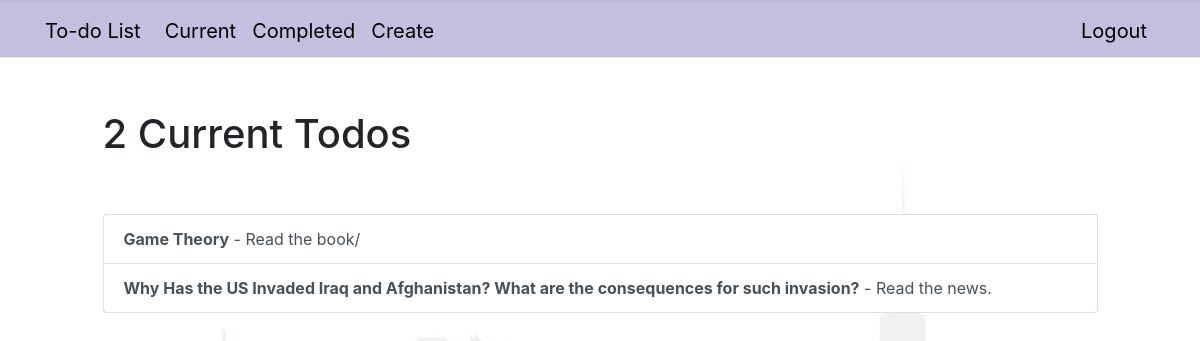
/current/ (signed in), run on the app's committed database.
### Todo/models.py (models this page shows, shortened)
class Todo(models.Model):
    title = models.CharField(max_length=100)
    memo = models.TextField(blank=True)
    created = models.DateTimeField(auto_now_add=True)
    datecompleted = models.DateTimeField(null=True, blank=True)
    important = models.BooleanField(default=False)
    user = models.ForeignKey(User, on_delete=models.CASCADE)

### Todo/views.py (the view)
# urls.py: path('current/', views.currenttodo, name='currenttodo'),
@login_required
def currenttodo(request):
    todos = Todo.objects.filter(user=request.user, datecompleted__isnull=True)
    return render(request, 'Todo/current.html', {'todos': todos})

### templates/Todo/current.html
{% extends "todo/base.html" %}
{% block content %}
    <div class="row justify-content-center mt-5">
        <div class="col-md-10">
            {% if todos %}
                 <h1>{{ todos.count }} Current Todo{{ todos.count|pluralize }}</h1>
            {% else %}
                           <h1>Current Todos</h1>
            {% endif %}
        </div>
    </div>
    <div class="row justify-content-center mt-5">
        <div class="col-md-10">
        {% if todos %}
            <div class="list-group">
                {% for todo in todos %}
                    <a href="{% url 'viewtodo' todo.id %}" class="list-group-item list-group-item-action{% if todo.important %} list-group-item-danger{% endif %}"><b>{{ todo.title }}</b>{% if todo.memo %} - {{ todo.memo|truncatechars:30 }}{% endif %}</a>
                {% endfor %}
            </div>
        {% else %}
            <div class="text-center">
                <h2>Looks like you don't have any todos! Nice work.</h2>
            <br>
            <a role="button" class="btn btn-primary" href="{% url 'createtodo' %}">New Todo</a>
            </div>
        {% endif %}
        </div>
    </div>
{% endblock %}

### static/css/style.css (style rules this page uses)
body { background-image: url("../back3.jpg"); background-size: cover; }

### data on the page
Todo: title "Game Theory", memo "Read the book/"
Todo: title "Why Has the US Invaded Iraq and Afghanistan? What are the consequences for such invasion?", memo "Read the news."

### other printed values
{{ todos.count }} "2"
